Frame 1 (no input): blank canvas, image omitted
Frame 60 (the mouse pressed at the canvas centre just before this capture): blank canvas, image omitted
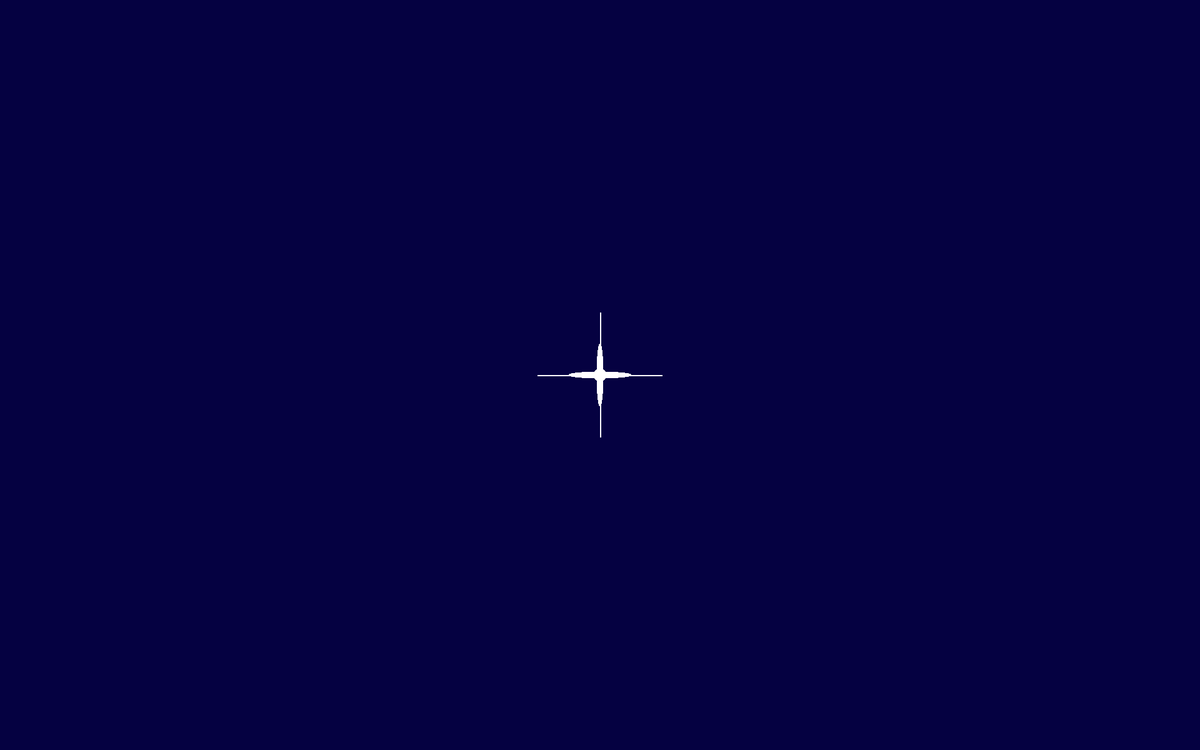
Frame 120 (the mouse held since frame 60 and released just before this capture)

The Processing sketch whose frames 1 and 60 were blank and that drew this single picture after the mouse press (run headless with seeded random() and noise(); from frame 60 on, the mouse is pressed at the canvas centre):

// Processing sketch: processing_89062
// ── processing_89062.pde

void setup() {
  background(5,1,65);
  noStroke();
  size(1920,1200);
}

void draw() {
  if (mousePressed) {
  fill(255);
  ellipse(mouseX,mouseY,20,20);
  ellipse(mouseX,mouseY,100,10);
  ellipse(mouseX,mouseY,10,100);
  rect(mouseX,mouseY,100,2);
  rect(mouseX,mouseY,-100,2);
  rect(mouseX,mouseY,2,100);
  rect(mouseX,mouseY,2,-100);
}
}
